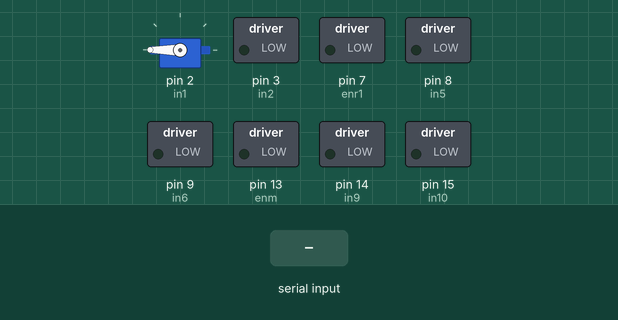
This sketch was run on a simulated Arduino Uno, built with avr-gcc and run on an emulated ATmega328P. Shown: servo, switched loads named in the sketch (green lamp = pin HIGH). Inputs (shaded band) come from the test bench. What the sketch prints to the serial monitor is not drawn.

Above: at 1.2 s.
1.3 s: byte 30 received over Serial
At 2.2 s:
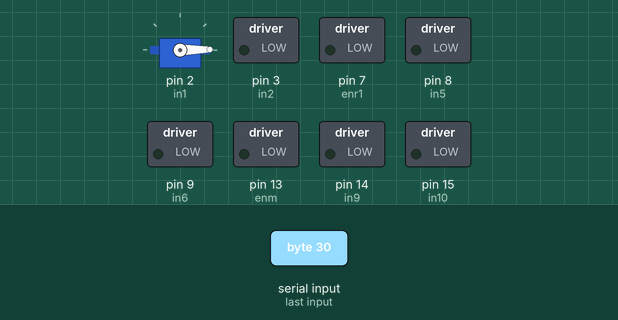
2.8 s: byte 90 received over Serial
At 3.6 s:
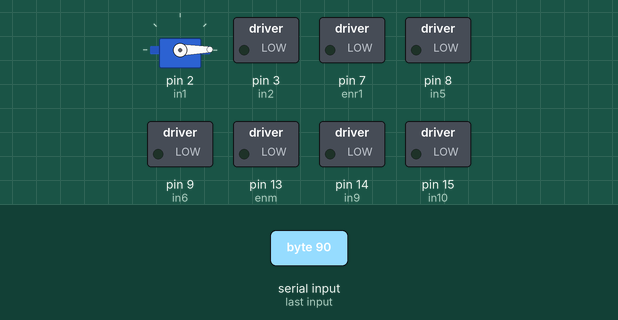
4.3 s: byte 120 received over Serial
At 5.3 s:
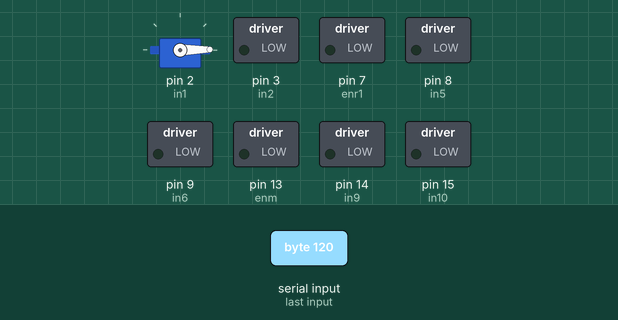
Timing chart, 0 to 7.3 s (numbered marks = the images above; inputs shaded):
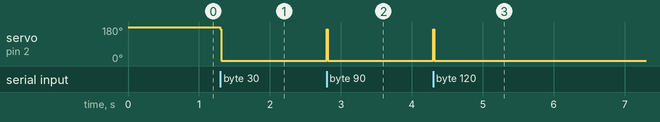

The sketch:

Hackfest_21_TMT_KNIGHTS.ino
```cpp
#include<Servo.h>
Servo motor;
char Incoming_value = 0;

// drive motor both of the left connections
int enl1 = 1;
int in1 = 2;
int in2 = 3;

//right motor 1
int enr1 = 7;
int in5 = 8;
int in6 = 9;

//  mop motor connections
int enm = 13;
int in9 = 14;
int in10 = 15;


void setup()
{
  Serial.begin(9600);
  pinMode(13, OUTPUT);

  // Set all the motor control pins to outputs
  motor.attach(2);
  motor.write(180);

  pinMode(enl1, OUTPUT);
  pinMode(enr1, OUTPUT);
  pinMode(enm, OUTPUT);

  pinMode(in1, OUTPUT);
  pinMode(in2, OUTPUT);
  pinMode(in5, OUTPUT);
  pinMode(in6, OUTPUT);
  pinMode(in9, OUTPUT);
  pinMode(in10, OUTPUT);


  // Turn off motors - Initial state
  digitalWrite(in1, LOW);
  digitalWrite(in2, LOW);
  digitalWrite(in5, LOW);
  digitalWrite(in6, LOW);
  digitalWrite(in9, LOW);
  digitalWrite(in10, LOW);
}

void loop()
{
  if(Serial.available() > 0)
  {
    Incoming_value = Serial.read();

    Serial.print(Incoming_value);
    Serial.print("\n");

    if(Incoming_value == "Left")
    {
      // Bot will move toward Left
      analogWrite(enl1, 255);
      analogWrite(enr1, 0);

      digitalWrite(in1, HIGH);
      digitalWrite(in2, LOW);
      digitalWrite(in5, LOW);
      digitalWrite(in6, LOW);
      }

    else if(Incoming_value == "Right")
    {
     // Bot will move toward Right
     analogWrite(enl1, 0);
     analogWrite(enr1, 255);

     digitalWrite(in1, LOW);
     digitalWrite(in2, LOW);
     digitalWrite(in5, HIGH);
     digitalWrite(in6, LOW);
     }

    else if(Incoming_value == "Go_ON")
    {
     //Bot will move forward
     analogWrite(enl1, 255);
     analogWrite(enr1, 255);

     digitalWrite(in1, HIGH);
     digitalWrite(in2, LOW);
     digitalWrite(in5, HIGH);
     digitalWrite(in6, LOW);
     }

    else if(Incoming_value == "Reverse")
    {
      //Bot will move in reverse direction
      analogWrite(enl1, 255);
      analogWrite(enr1, 255);

      digitalWrite(in1, LOW);
      digitalWrite(in2, HIGH);
      digitalWrite(in5, LOW);
      digitalWrite(in6, HIGH);
      }

    else if(Incoming_value == "Emergency_Stop")
    {
      //Bot will stop immediatly
      analogWrite(enl1, 255);
      analogWrite(enr1, 255);

      digitalWrite(in1, LOW);
      digitalWrite(in2, HIGH);
      digitalWrite(in5, LOW);
      digitalWrite(in6, HIGH);
      }


    else if(Incoming_value == "Mop_Down_Clean_Area")
    {
     for(int i=0;i<180;i++)
     {
      motor.write(i);
      }
     analogWrite(enm, 255);

    digitalWrite(in9, HIGH);
    digitalWrite(in10, LOW);
    }

   else (Incoming_value == "Mop_UP");
   {
    for(int i=180;i>0;i--)
    {
      motor.write(i);
      }
    analogWrite(enm, 0);

    digitalWrite(in9, LOW);
    digitalWrite(in10, LOW);
    }

  }
}
```

Measured:
- after the input at 1.3 s, servo on pin 2 (in1): 180° → 1° at once
- after the input at 2.8 s, servo on pin 2 (in1): 1° → 167° at once, → 1° 0.01 s later
- after the input at 4.3 s, servo on pin 2 (in1): 1° → 167° at once, → 1° 0.01 s later
